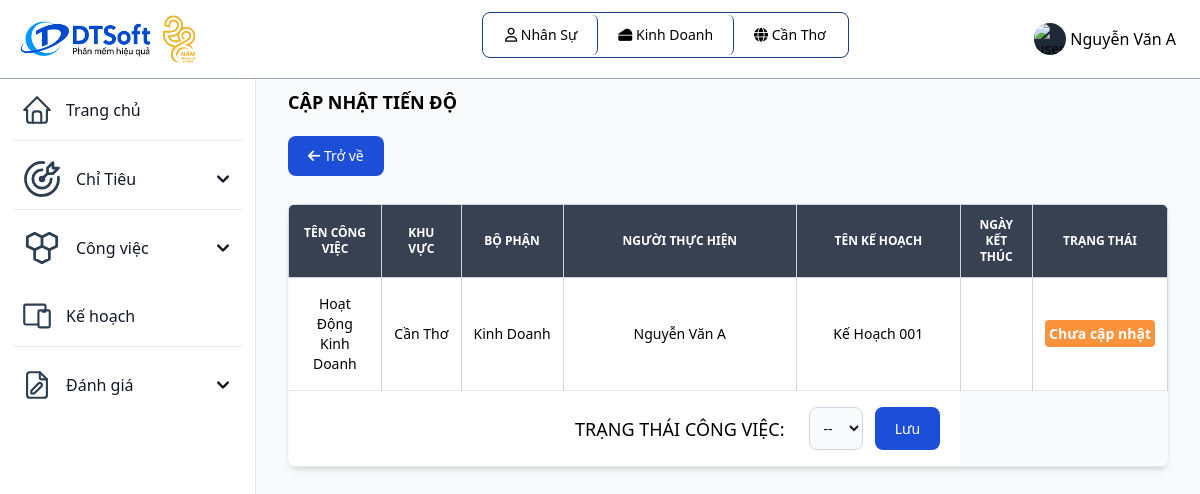
/chitietcongviec.php?id=CV001 (signed in), run on the app's committed database.
### tables this page shows
CREATE TABLE `vaitro` (
  `id_vaitro` varchar(10) primary key,
  `tenvaitro` varchar(255) NOT NULL,
  `mota` varchar(255) NOT NULL
);

CREATE TABLE `bophan` (
  `id_bophan` varchar(10) primary key,
  `id_khuvuc` varchar(10) NOT NULL,
  `tenbophan` varchar(255) NOT NULL,
  `cvchuyenmon` varchar(255) NOT NULL,
  foreign key(id_khuvuc) references khuvuc(id_khuvuc)
);

CREATE TABLE `khuvuc` (
  `id_khuvuc` varchar(10) primary key,
  `tenkhuvuc` varchar(255) NOT NULL,
  `diachi` varchar(255) NOT NULL,
  `sdt` int(20) NOT NULL
);

CREATE TABLE `tiendocongviec` (
  `id_congviec` varchar(10) primary key,
  `id_nguoidung` varchar(10) NOT NULL,
  `id_khuvuc` varchar(10) NOT NULL,
  `id_bophan` varchar(10) NOT NULL,
  `id_kehoachgiaoviec` varchar(10) NOT NULL,
  `tencongviec` varchar(255) NOT NULL,
  `trangthaicongviec` varchar(255) DEFAULT NULL,
  `thoigianbatdau` date NOT NULL,
  `thoigianketthucdukien` date NOT NULL,
  `thoigianketthuc` date DEFAULT NULL,
  foreign key(id_nguoidung) references nguoidung(id_nguoidung),
  foreign key(id_khuvuc) references khuvuc(id_khuvuc),
  foreign key(id_bophan) references bophan(id_bophan),
  foreign key(id_kehoachgiaoviec) references kehoachgiaoviec(id_kehoachgiaoviec)
);

CREATE TABLE `nguoidung` (
  `id_nguoidung` varchar(10) primary key,
  `id_bophan` varchar(10) DEFAULT NULL,
  `id_vaitro` varchar(10) NOT NULL,
  `id_khuvuc` varchar(10) DEFAULT NULL,
  `tennguoidung` varchar(255) NOT NULL,
  `sdt_nd` varchar(20) NOT NULL,
  `diachi_nd` varchar(255) NOT NULL,
  `email` varchar(255) NOT NULL,
  `password` varchar(255) NOT NULL,
  `ngaysinh` date NOT NULL,
  `gioitinh` varchar(255) NOT NULL,
  foreign key(id_bophan) references bophan(id_bophan),
  foreign key(id_vaitro) references vaitro(id_vaitro),
  foreign key(id_khuvuc) references khuvuc(id_khuvuc)
);

CREATE TABLE `kehoachgiaoviec` (
  `id_kehoachgiaoviec` varchar(10) primary key,
  `id_bophan` varchar(10) NOT NULL,
  `id_khuvuc` varchar(10) NOT NULL,
  `tenkh` varchar(255) NOT NULL,
  `ngaybatdau` date NOT NULL,
  `ngayktdukien` date NOT NULL,
  `ngayktthucte` date NOT NULL,
  `trangthai` varchar(30) NOT NULL,
  foreign key(id_khuvuc) references khuvuc(id_khuvuc),
  foreign key(id_bophan) references bophan(id_bophan)
);

### chitietcongviec.php (the view, shortened to what the rows shown need)
<?php
include "inc/header.php";
include "db/database.php";
?>
<?php
if (!isset($_GET['id']) || $_GET['id'] == NULL) {
  echo "Lỗi rồi";
} else {
  $id = $_GET['id'];
}
?>
  <div class="p-4 sm:ml-64">
    <div class="p-4 mt-14">
        <div class="mb-4 mt-5">
          <div class="relative overflow-x-auto shadow-md sm:rounded-lg">
            <?php
            $sql = "SELECT * FROM tiendocongviec WHERE id_congviec = '$id'";
            $result = mysqli_query($connect, $sql);
            $row = mysqli_fetch_array($result);
            $tencongviec = $row["tencongviec"];
            $id_kehoach = $row["id_kehoachgiaoviec"];
            $id_nguoidung = $row["id_nguoidung"];
            $id_khuvuc = $row["id_khuvuc"];
            $id_bophan = $row["id_bophan"];
            $sql_nguoidung = "SELECT `tennguoidung` FROM `nguoidung` WHERE `id_nguoidung` = '" . $id_nguoidung . "'";
            $result_nguoidung = mysqli_query($connect, $sql_nguoidung);
            $row_nguoidung = mysqli_fetch_array($result_nguoidung);
            $tennguoidung = $row_nguoidung["tennguoidung"];
            $sql_kehoach = "SELECT `tenkh` FROM `kehoachgiaoviec` WHERE `id_kehoachgiaoviec` = '" . $id_kehoach . "'";
            $result_kehoach = mysqli_query($connect, $sql_kehoach);
            $row_kehoach = mysqli_fetch_array($result_kehoach);
            $tenkehoach = $row_kehoach["tenkh"];
            $sql_khuvuc = "SELECT `tenkhuvuc` FROM `khuvuc` WHERE `id_khuvuc` = '" . $id_khuvuc . "'";
            $result_khuvuc = mysqli_query($connect, $sql_khuvuc);
            $row_khuvuc = mysqli_fetch_array($result_khuvuc);
            $tenkhuvuc = $row_khuvuc["tenkhuvuc"];
            $sql_bophan = "SELECT `tenbophan` FROM `bophan` WHERE `id_bophan` = '" . $id_bophan . "'";
            $result_bophan = mysqli_query($connect, $sql_bophan);
            $row_bophan = mysqli_fetch_array($result_bophan);
            $tenbophan = $row_bophan["tenbophan"];
            ?>
              <table class="w-full text-sm text-gray-500 dark:text-gray-400">
                  <thead class="text-xs text-white uppercase bg-gray-700">
                      <tr>
                          <th class="px-3 py-3 border border-slate-300">
                            Tên công việc
                          </th>
                          <th class="px-3 py-3 border border-slate-300">
                            Khu vực
                          </th>
                          <th class="px-3 py-3 border border-slate-300">
                            Bộ phận
                          </th>
                          <th class="px-3 py-3 border border-slate-300">
                            Người thực hiện
                          </th>
                          <th class="px-3 py-3 border border-slate-300">
                            Tên kế hoạch
                          </th>
                          <th class="px-3 py-3 border border-slate-300">
                            Ngày kết thúc
                          </th>
                          <th class="px-3 py-3 border border-slate-300">
                            Trạng thái
                          </th>
                      </tr>
                  </thead>
                  <tbody class="text-black text-center">
                      <tr class="bg-white border-b dark:border-gray-700 hover:bg-gray-50">
                          <td class="px-3 py-4 text-black border-r border-slate-300">
                            <?php echo $tencongviec ?>
                          </td>
                          <td class="px-3 py-4 font-medium whitespace-nowrap border-r border-slate-300">
                            <?php echo $tenkhuvuc ?>
                          </td>
                          <td class="px-3 py-4 font-medium whitespace-nowrap border-r border-slate-300">
                            <?php echo $tenbophan ?>
                          </td>
                          <td class="px-3 py-4 font-medium whitespace-nowrap border-r border-slate-300">
                            <?php echo $tennguoidung ?>
                          </td>
                          <td class="px-3 py-4 font-medium whitespace-nowrap border-r border-slate-300">
                            <?php echo $tenkehoach ?>
                          </td>
                          <td class="px-3 py-4 font-medium whitespace-nowrap border-r border-slate-300">
                          </td>
                          <td class="px-3 py-4 font-medium whitespace-nowrap border-r border-slate-300">
                            <?php
                                $result_trangthaicv = mysqli_query($connect, $sql);
                                $row_trangthaicv = mysqli_fetch_array($result_trangthaicv);
                                $trangthaicv = $row_trangthaicv["trangthaicongviec"];
                                if ($trangthaicv=='Chưa Hoàn Thành') {
                                    echo '<span class="bg-red-500 rounded p-1 text-white font-bold">Chưa Hoàn Thành</span>';
                                } else if($trangthaicv=='Hoàn Thành') {
                                    echo '<span class="bg-green-500 rounded p-1 text-white font-bold">Hoàn Thành</span>';
                                } else {
                                    echo '<span class="bg-orange-400 rounded p-1 text-white font-bold">Chưa cập nhật</span>';
                                }
                            ?>
                          </td>
                      </tr>
                  </tbody>
              </table>
          </div>
  </div>
</body>
</html>

### inc/header.php (shortened to what the rows shown need)
<?php
 include_once('db/connect.php');
?>
<!DOCTYPE html>
<html lang="en">
<head>
	<link href="https://unpkg.com/tailwindcss@2.2.19/dist/tailwind.min.css" rel=" stylesheet">
  <link rel="stylesheet" href="https://cdnjs.cloudflare.com/ajax/libs/font-awesome/6.4.0/css/all.min.css">
	<link href="https://cdn.datatables.net/1.10.19/css/jquery.dataTables.min.css" rel="stylesheet">
	<link href="https://cdn.datatables.net/responsive/2.2.3/css/responsive.dataTables.min.css" rel="stylesheet">
  <script src="https://cdn.tailwindcss.com"></script>
</head>
<body class="g-sidenav-show bg-slate-50" id="draggable">
  <nav class="fixed top-0 z-50 w-full bg-white border-b border-gray-400 dark:border-gray-100 text-black">
        <div class="px-3 py-3 lg:px-5 lg:pl-3">
          <div class="flex items-center justify-between">
	    <div class="divToHide flex items-center justify-start relative inline-flex items-center p-0.5 mb-2 mr-2 text-sm font-medium rounded-lg border border-blue-900">
              <span class="relative px-5 py-2.5 bg-white rounded-md border-r border-blue-900">
                <i class="fa-regular fa-user"></i>
                  <?php
                    $sql = "SELECT tenvaitro from vaitro where id_vaitro = '" . $_SESSION['id_vaitro'] ."'";
                    $result = mysqli_query($connect, $sql);
                    $row = mysqli_fetch_array($result);
                    echo $row['tenvaitro'];
                  ?>
              </span>
              <?php
              if ($_SESSION['id_bophan'] != NULL){
                $sql = "SELECT tenbophan from bophan where id_bophan = '" . $_SESSION['id_bophan'] ."'";
                $result = mysqli_query($connect, $sql);
                $row_bophan = mysqli_fetch_array($result);
              ?>
              <span class="relative px-5 py-2.5 bg-white rounded-md border-r border-blue-900">
                 <i class="fa-solid fa-cheese"></i>
                  <?php
                      echo $row_bophan['tenbophan'];
                  ?>
              </span>
              <?php
              } else echo '';
              ?>
              <?php
              if ($_SESSION['id_vaitro'] != 'QTHT'){
              ?>
              <span class="relative px-5 py-2.5 bg-white rounded-md">
                  <i class="fa-solid fa-globe"></i>
                  <?php
                    $sql = "SELECT tenkhuvuc from khuvuc where id_khuvuc = '" . $_SESSION['id_khuvuc'] ."'";
                    $result = mysqli_query($connect, $sql);
                    $row = mysqli_fetch_array($result);
                    echo $row['tenkhuvuc'];
                  ?>
              </span>
              <?php
              }
              ?>
            </div>
          </div>
        </div>
      </nav>

### data on the page
vaitro: tenvaitro "Nhân Sự"
bophan: tenbophan "Kinh Doanh"
khuvuc: tenkhuvuc "Cần Thơ"
tiendocongviec: tencongviec "Hoạt Động Kinh Doanh"
nguoidung: tennguoidung "Nguyễn Văn A"
kehoachgiaoviec: tenkh "Kế Hoạch 001"

### other printed values
$_SESSION['tennguoidung'] "Nguyễn Văn A"
